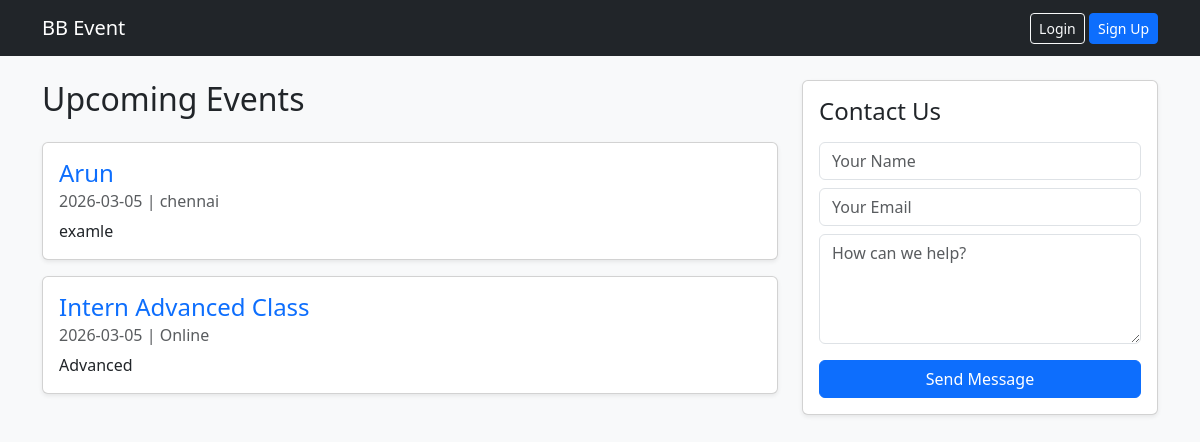
The page / on the database its author committed.
### app.py (models this page shows)
class Event(db.Model):
    id = db.Column(db.Integer, primary_key=True)
    title = db.Column(db.String(100))
    date = db.Column(db.String(50))
    description = db.Column(db.Text)
    location = db.Column(db.String(100))

### app.py (the view)
@app.route('/')
def home():
    events = Event.query.all()
    return render_template('index.html', events=events)

### templates/index.html (shortened to what this page needs)
<!DOCTYPE html>
<html lang="en">
<head>
    <link href="https://cdn.jsdelivr.net/npm/bootstrap@5.3.0/dist/css/bootstrap.min.css" rel="stylesheet">
</head>
<body class="bg-light">
   <nav class="navbar navbar-expand-lg navbar-dark bg-dark mb-4">
    <div class="container">
        <a class="navbar-brand" href="/">BB Event</a>
        <div class="ms-auto">
            {% if current_user.is_authenticated %}
                <span class="text-light me-3">Welcome, {{ current_user.username }}</span>
                {% if current_user.is_admin %}
                    <a href="/admin" class="btn btn-warning btn-sm">Admin Panel</a>
                {% endif %}
                <a href="/logout" class="btn btn-outline-danger btn-sm">Logout</a>
            {% else %}
                <a href="/login" class="btn btn-outline-light btn-sm">Login</a>
                <a href="/signup" class="btn btn-primary btn-sm">Sign Up</a>
            {% endif %}
        </div>
    </div>
</nav>
    <div class="container">
        <div class="row">
            <div class="col-md-8">
                <h2 class="mb-4">Upcoming Events</h2>
                {% for e in events %}
                <div class="card mb-3 shadow-sm">
                    <div class="card-body">
                        <h4 class="card-title text-primary">{{ e.title }}</h4>
                        <h6 class="card-subtitle mb-2 text-muted">{{ e.date }} | {{ e.location }}</h6>
                        <p class="card-text">{{ e.description }}</p>
                    </div>
                </div>
                {% endfor %}
            </div>
            <div class="col-md-4">
                <div class="card shadow-sm">
                    <div class="card-body">
                        <h4 class="mb-3">Contact Us</h4>
                        <form action="/contact" method="POST">
                            <input type="text" name="name" class="form-control mb-2" placeholder="Your Name" required>
                            <input type="email" name="email" class="form-control mb-2" placeholder="Your Email" required>
                            <textarea name="content" class="form-control mb-3" placeholder="How can we help?" rows="4" required></textarea>
                            <button class="btn btn-primary w-100">Send Message</button>
                        </form>
                    </div>
                </div>
            </div>
        </div>
    </div>
</body>
</html>

### rows shown on the page
Event: title "Arun", date "2026-03-05", location "chennai", description "examle"
Event: title "Intern Advanced Class", date "2026-03-05", location "Online", description "Advanced"
